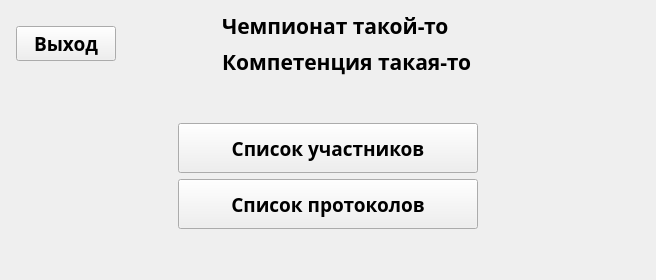
          <widget class="QWidget" name="mainMemberPage">
           <layout class="QVBoxLayout" name="verticalLayout_24">
            <item>
             <layout class="QHBoxLayout" name="horizontalLayout_23">
              <item>
               <spacer name="horizontalSpacer_24">
                <property name="orientation">
                 <enum>Qt::Horizontal</enum>
                </property>
                <property name="sizeType">
                 <enum>QSizePolicy::Fixed</enum>
                </property>
                <property name="sizeHint" stdset="0">
                 <size>
                  <width>5</width>
                  <height>20</height>
                 </size>
                </property>
               </spacer>
              </item>
              <item>
               <widget class="QPushButton" name="exitButton">
                <property name="sizePolicy">
                 <sizepolicy hsizetype="Fixed" vsizetype="Fixed">
                  <horstretch>0</horstretch>
                  <verstretch>0</verstretch>
                 </sizepolicy>
                </property>
                <property name="minimumSize">
                 <size>
                  <width>100</width>
                  <height>30</height>
                 </size>
                </property>
                <property name="font">
                 <font>
                  <family>Akrobat SemiBold</family>
                  <pointsize>14</pointsize>
                  <bold>true</bold>
                 </font>
                </property>
                <property name="text">
                 <string>Выход</string>
                </property>
               </widget>
              </item>
              <item>
               <spacer name="horizontalSpacer_25">
                <property name="orientation">
                 <enum>Qt::Horizontal</enum>
                </property>
                <property name="sizeType">
                 <enum>QSizePolicy::Fixed</enum>
                </property>
                <property name="sizeHint" stdset="0">
                 <size>
                  <width>100</width>
                  <height>20</height>
                 </size>
                </property>
               </spacer>
              </item>
              <item>
               <layout class="QVBoxLayout" name="verticalLayout_23">
                <item>
                 <widget class="QLabel" name="champTitleLabel_2">
                  <property name="font">
                   <font>
                    <family>Akrobat Bold</family>
                    <pointsize>16</pointsize>
                    <bold>true</bold>
                   </font>
                  </property>
                  <property name="text">
                   <string>Чемпионат такой-то</string>
                  </property>
                 </widget>
                </item>
                <item>
                 <widget class="QLabel" name="compTitleLabel_2">
                  <property name="font">
                   <font>
                    <family>Akrobat Bold</family>
                    <pointsize>16</pointsize>
                    <bold>true</bold>
                   </font>
                  </property>
                  <property name="text">
                   <string>Компетенция такая-то</string>
                  </property>
                 </widget>
                </item>
               </layout>
              </item>
              <item>
               <spacer name="horizontalSpacer_26">
                <property name="orientation">
                 <enum>Qt::Horizontal</enum>
                </property>
                <property name="sizeType">
                 <enum>QSizePolicy::MinimumExpanding</enum>
                </property>
                <property name="sizeHint" stdset="0">
                 <size>
                  <width>60</width>
                  <height>20</height>
                 </size>
                </property>
               </spacer>
              </item>
              <item>
               <widget class="QLabel" name="biglogoLabel_3">
                <property name="text">
                 <string/>
                </property>
                <property name="pixmap">
                 <pixmap resource="Лого/Logo.qrc">:/Logos/DS.png</pixmap>
                </property>
               </widget>
              </item>
              <item>
               <spacer name="horizontalSpacer_27">
                <property name="orientation">
                 <enum>Qt::Horizontal</enum>
                </property>
                <property name="sizeType">
                 <enum>QSizePolicy::Fixed</enum>
                </property>
                <property name="sizeHint" stdset="0">
                 <size>
                  <width>100</width>
                  <height>20</height>
                 </size>
                </property>
               </spacer>
              </item>
             </layout>
            </item>
            <item>
             <spacer name="verticalSpacer_12">
              <property name="orientation">
               <enum>Qt::Vertical</enum>
              </property>
              <property name="sizeHint" stdset="0">
               <size>
                <width>20</width>
                <height>40</height>
               </size>
              </property>
             </spacer>
            </item>
            <item>
             <layout class="QHBoxLayout" name="horizontalLayout_24">
              <item>
               <spacer name="horizontalSpacer_28">
                <property name="orientation">
                 <enum>Qt::Horizontal</enum>
                </property>
                <property name="sizeHint" stdset="0">
                 <size>
                  <width>40</width>
                  <height>20</height>
                 </size>
                </property>
               </spacer>
              </item>
              <item>
               <widget class="QPushButton" name="memberButton_3">
                <property name="sizePolicy">
                 <sizepolicy hsizetype="Fixed" vsizetype="Fixed">
                  <horstretch>0</horstretch>
                  <verstretch>0</verstretch>
                 </sizepolicy>
                </property>
                <property name="minimumSize">
                 <size>
                  <width>300</width>
                  <height>50</height>
                 </size>
                </property>
                <property name="font">
                 <font>
                  <family>Akrobat SemiBold</family>
                  <pointsize>14</pointsize>
                  <bold>true</bold>
                 </font>
                </property>
                <property name="text">
                 <string>Список участников</string>
                </property>
               </widget>
              </item>
              <item>
               <spacer name="horizontalSpacer_29">
                <property name="orientation">
                 <enum>Qt::Horizontal</enum>
                </property>
                <property name="sizeHint" stdset="0">
                 <size>
                  <width>40</width>
                  <height>20</height>
                 </size>
                </property>
               </spacer>
              </item>
             </layout>
            </item>
            <item>
             <layout class="QHBoxLayout" name="horizontalLayout_25">
              <item>
               <spacer name="horizontalSpacer_30">
                <property name="orientation">
                 <enum>Qt::Horizontal</enum>
                </property>
                <property name="sizeHint" stdset="0">
                 <size>
                  <width>40</width>
                  <height>20</height>
                 </size>
                </property>
               </spacer>
              </item>
              <item>
               <widget class="QPushButton" name="protocolButton_3">
                <property name="sizePolicy">
                 <sizepolicy hsizetype="Fixed" vsizetype="Fixed">
                  <horstretch>0</horstretch>
                  <verstretch>0</verstretch>
                 </sizepolicy>
                </property>
                <property name="minimumSize">
                 <size>
                  <width>300</width>
                  <height>50</height>
                 </size>
                </property>
                <property name="font">
                 <font>
                  <family>Akrobat SemiBold</family>
                  <pointsize>14</pointsize>
                  <bold>true</bold>
                 </font>
                </property>
                <property name="text">
                 <string>Список протоколов</string>
                </property>
               </widget>
              </item>
              <item>
               <spacer name="horizontalSpacer_31">
                <property name="orientation">
                 <enum>Qt::Horizontal</enum>
                </property>
                <property name="sizeHint" stdset="0">
                 <size>
                  <width>40</width>
                  <height>20</height>
                 </size>
                </property>
               </spacer>
              </item>
             </layout>
            </item>
            <item>
             <spacer name="verticalSpacer_13">
              <property name="orientation">
               <enum>Qt::Vertical</enum>
              </property>
              <property name="sizeHint" stdset="0">
               <size>
                <width>20</width>
                <height>40</height>
               </size>
              </property>
             </spacer>
            </item>
           </layout>
          </widget>
